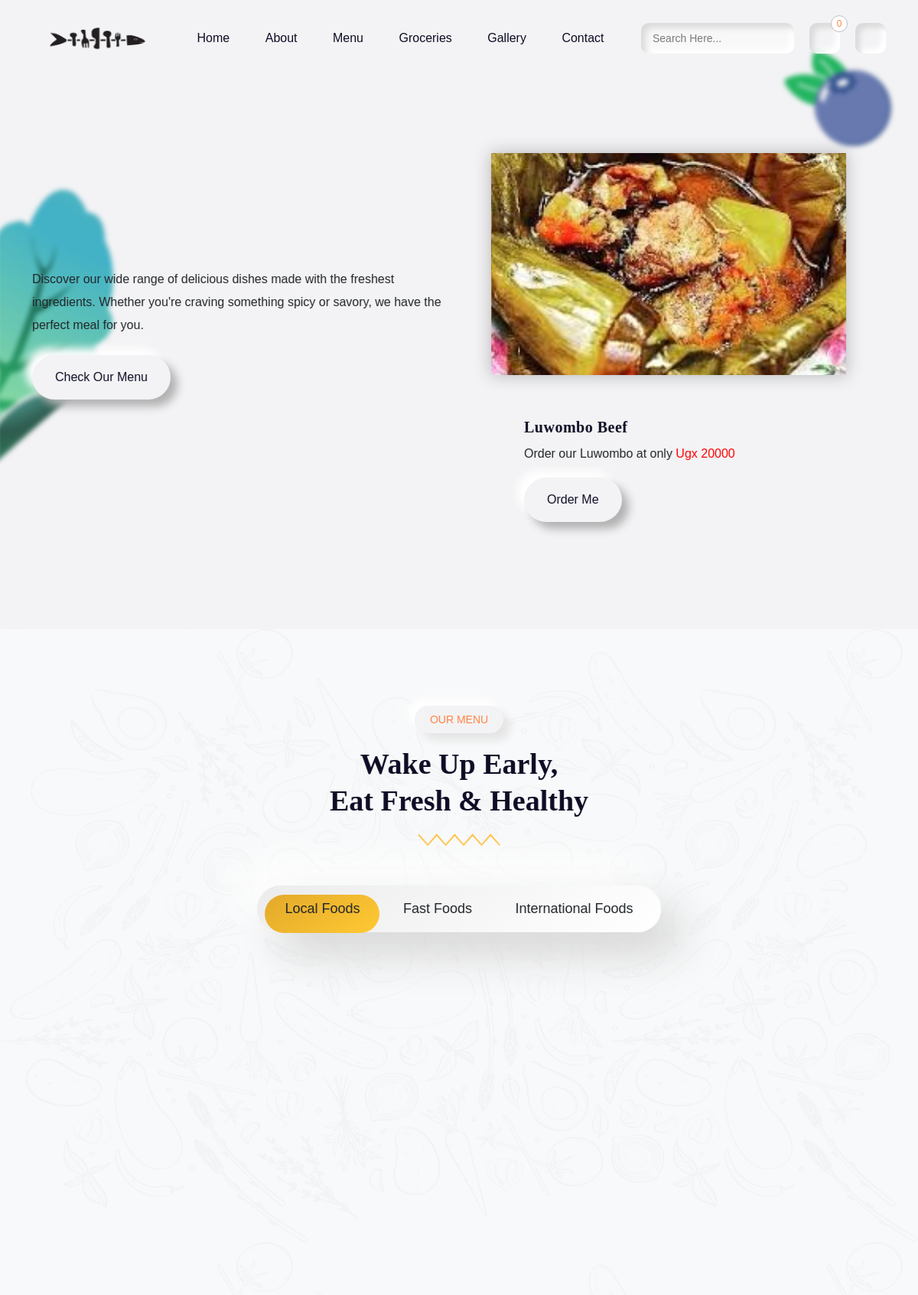
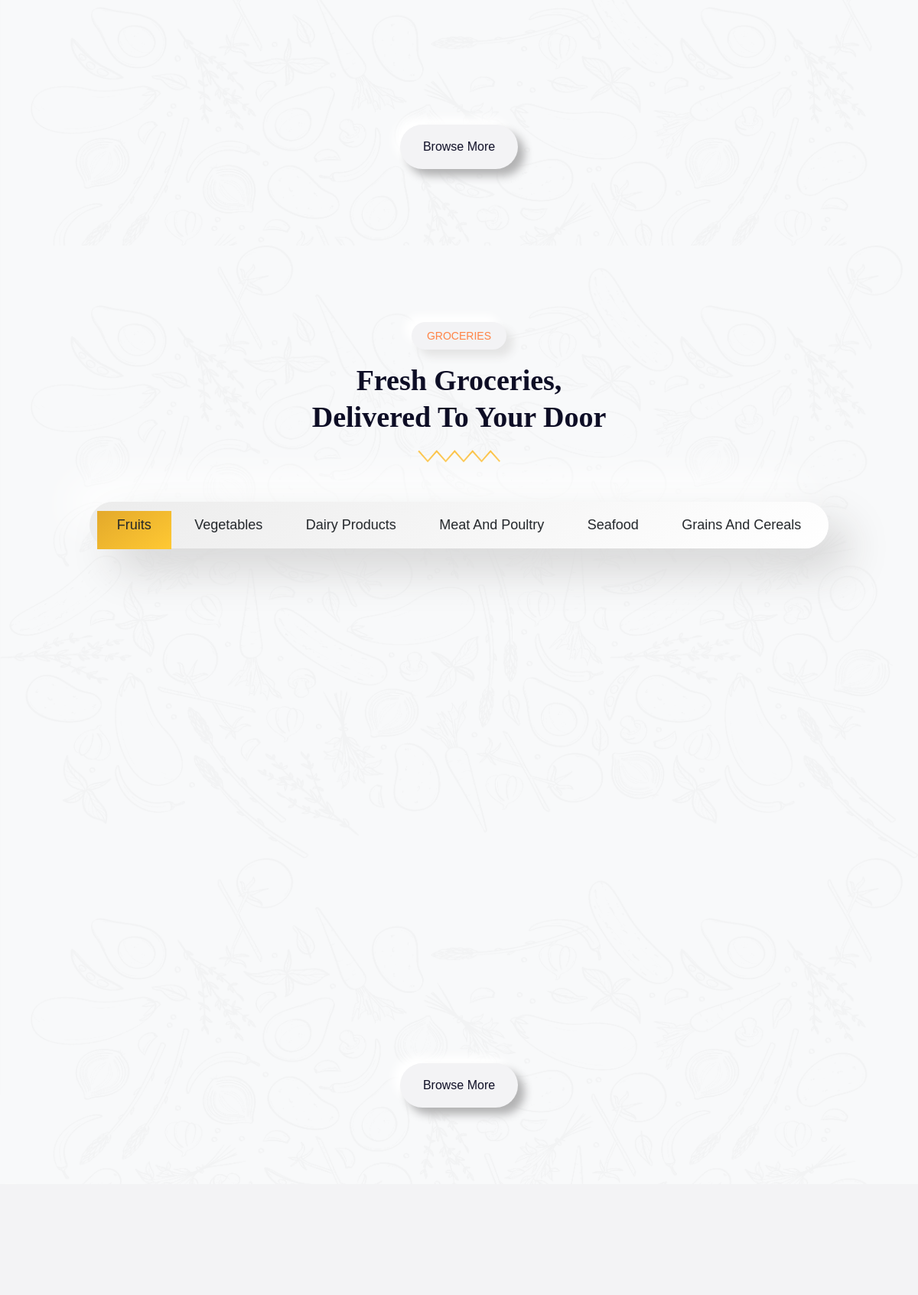
The page / (upper part) on the database its author committed (2 pictures, top to bottom).
### mainApp/models.py (models this page shows, shortened)
class Banner(models.Model):
    Title = models.CharField(max_length=100, default='')
    price = models.DecimalField(max_digits=50, decimal_places=0, default=0)
    text = models.CharField(max_length=100)
    image = models.ImageField(upload_to='banner_images/')

class Category(models.Model):
    name = models.CharField(max_length=100)
    def get_formatted_name(self):
        return self.name.lower().replace(" ", "-")

class GroceryCategory(models.Model):
    name = models.CharField(max_length=100)
    def get_formatted_groceryname(self):
        return self.name.lower().replace(" ", "-")

### mainApp/views.py (the view)
# urls.py: path('',views.index,name="index"),
def index(request):
    categories = Category.objects.all()
    menu_items = MenuItem.objects.all()[:12]
    grocery_items = Grocery.objects.all()[:12]
    grocery_categories = GroceryCategory.objects.all()[:6]
    banners = Banner.objects.first()
    bannertexts = BannerTexts.objects.first()
    banner1 = Food_Banner_1.objects.first()
    banner2 = Food_Banner_2.objects.first()
    questions = FAQ.objects.all()
    context = {
        'categories': categories,
        'menu_items': menu_items,
        'banners': banners,
        'bannertexts': bannertexts,
        'banner1': banner1,
        'banner2': banner2,
        'grocery_items': grocery_items,
        'questions': questions,
        'grocery_categories': grocery_categories,
         }
    return render (request, 'index.html', context)

### templates/index.html (shortened to what this page needs)
{% extends 'base.html' %}
{% load static %}
{% load humanize %}
{% block content %}
<section class="main-banner" id="home">
    <div class="js-parallax-scene">
        <div class="banner-shape-1 w-100" data-depth="0.30">
            <img src="{% static 'assets/images/berry.png' %}" alt="">
        </div>
    </div>
    <div class="sec-wp">
        <div class="container">
            <div class="row">
                <div class="col-lg-6">
                    <div class="banner-text">
                        <div class="typewriter-container">
                        </div>
                        <p class="hide-on-mobile">Discover our wide range of delicious dishes made with the
                            freshest ingredients. Whether you're craving something spicy or savory, we have
                            the perfect meal for you.</p>
                        <div class="banner-btn mt-4">
                            <a href="#menu" class="sec-btn">Check our Menu</a>
                        </div>
                    </div>
                </div>
                <div class="col-lg-6">
                    <div class="banner-img-wp">
                        <div class="banner-img" style="background-image: url({{banners.image.url}});">
                        </div>
                    </div>
                    <div class="banner-img-text mt-4 m-auto">
                        <h5 class="h5-title">{{banners.Title}}</h5>
                        <p>{{banners.text}} at only <span style="color: red;"> Ugx {{banners.price}}</span></p>
                        <a href="{% url 'orderme' 'anothermodel' banners.id %}" class="sec-btn">Order me</a>
                    </div>
                </div>
            </div>
        </div>
    </div>
</section>
<section style="background-image: url(assets/images/menu-bg.png);" class="our-menu section bg-light repeat-img .menu-tab"
    id="menu">
    <div class="sec-wp">
        <div class="container">
            <div class="row">
                <div class="col-lg-12">
                    <div class="sec-title text-center mb-5">
                        <p class="sec-sub-title mb-3">our menu</p>
                        <h2 class="h2-title">wake up early, <span>eat fresh & healthy</span></h2>
                        <div class="sec-title-shape mb-4">
                            <img src="{% static 'assets/images/title-shape.svg' %}" alt="">
                        </div>
                    </div>
                </div>
            </div>
            <div class="menu-tab-wp">
                <div class="row">
                    <div class="col-lg-12 m-auto">
                        <div class="menu-tab text-center">
                            <ul class="filters">
                                <div class="filter-active"></div>
                                {% for category in categories %}
                                <li class="filter" data-filter=".{{ category.get_formatted_name }}">
                                    {{ category.name }}
                                </li>
                                {% endfor %}
                            </ul>
                        </div>
                    </div>
                </div>
            </div>
            <div class="menu-list-row">
                <div class="row g-xxl-5 bydefault_show menu-dish" >
                </div>
            </div>
            <div class="text-center mt-4">
                <a href="/foods" class="sec-btn">Browse More</a>
            </div>
        </div>
    </div>
</section>
<section style="background-image: url(assets/images/menu-bg.png);" class="our-menu section bg-light repeat-img"
    id="grocery">
    <div class="sec-wp">
        <div class="container">
            <div class="row">
                <div class="col-lg-12">
                    <div class="sec-title text-center mb-5">
                        <p class="sec-sub-title mb-3">Groceries</p>
                        <h2 class="h2-title">Fresh groceries, <span>delivered to your door</span></h2>
                        <div class="sec-title-shape mb-4">
                            <img src="{% static 'assets/images/title-shape.svg' %}" alt="">
                        </div>
                    </div>
                </div>
            </div>
            <div class="menu-tab-wp">
                <div class="row">
                    <div class="col-lg-12 m-auto">
                        <div class="menu-tab text-center">
                            <ul class="groceryfilters">
                                <div class="groceryfilter-active"></div>
                               {% for grocery_category in grocery_categories %}
                                <li class="groceryfilter"  data-filter=".{{ grocery_category.get_formatted_groceryname }}">
                                    {{ grocery_category.name }}
                                </li>
                                {% endfor %}
                            </ul>
                        </div>
                    </div>
                </div>
            </div>
            <div class="menu-list-row">
                <div class="row g-xxl-5 bydefault grocery-dish" >
                </div>
            </div>
            <div class="text-center mt-4">
                <a href="/grocery-store" class="sec-btn">Browse More</a>
            </div>
        </div>
    </div>
</section>
<section class="two-col-sec section">
    <div class="container">
        <div class="row align-items-center">
            <div class="col-lg-5">
            </div>
        </div>
    </div>
</section>
{% endblock %}

### static/style.css (style rules this page uses)
body { font-family: 'Poppins', sans-serif; text-rendering: optimizeLegibility !important; background: #f3f3f5; }
body, html { overflow-x: hidden; }
img { max-width: 100%; }
a { background-color: transparent; text-decoration: none !important; outline: none !important; }
ul { list-style: none; margin: 0; padding: 0; }
* { -webkit-tap-highlight-color: transparent; }
.main-banner { padding: 200px 0 300px; min-height: 100vh; position: relative; }
.js-parallax-scene { position: absolute; top: 0; left: 0; width: 100%; height: 100%; }
.banner-img-wp { width: 100%; height: 100%; padding-left: 30px; }
.banner-img { width: 90%; height: 90%; background-size: cover; background-position: center; animation: biani 4.5s linear infinite alternate; box-shadow: 0 0px 20px rgba(36, 39, 37, 0.3); }
.banner-img-text .h5-title { text-transform: capitalize; letter-spacing: 0.5px; }
.banner-img-text { max-width: 400px; }
.banner-shape-1 img { position: absolute; left: 85%; top: 60px; max-width: 150px; pointer-events: none; filter: blur(3px); }
.sec-wp { position: relative; z-index: 4; }
h1, h2, h3, h4, h5, h6 { color: #0d0d25; font-family: 'Playfair Display', serif; font-weight: 900; }
p { font-size: 16px; line-height: 30px; }
.sec-btn { min-width: 120px; min-height: 58px; background: #f3f3f5; box-shadow: 9px 9px 12px #b2b2b3, -9px -9px 12px #ffffff; display: inline-flex; justify-content: center; align-items: center; border-radius: 30px; color: #0d0d25; text-transform: capitalize; text-align: center; border: none; cursor: pointer; outline: none !important; transition: 0.8s cubic-bezier(0.22, 0.78, 0.45, 1.02); overflow: hidden; position: relative; z-index: 2; padding: 6px 30px; }
.section { padding-top: 100px; padding-bottom: 100px; position: relative; }
.sec-sub-title { text-transform: uppercase; display: inline-block; background: #f3f3f5; box-shadow: 9px 9px 12px #e4e4e4, -9px -9px 12px #ffffff; padding: 3px 20px; border-radius: 60px; color: #ff8243; font-size: 14px; }
.h2-title { font-size: 46px; line-height: 56px; margin-bottom: 15px; text-transform: capitalize; position: relative; }
.h2-title span, .h3-title span, .h4-title span, .h5-title span, .sub-title span { display: block; }
.repeat-img { background-size: contain; background-repeat: repeat; }
.menu-tab-wp { margin-bottom: 80px; }
.menu-tab ul { padding: 10px; display: inline-block; border-radius: 60px; background: linear-gradient(145deg, #ececec, #ffffff); box-shadow: 28px 28px 55px #d4d4d4, -28px -28px 55px #ffffff; position: relative; z-index: 2; }
.menu-tab ul li, .menu-tab ul .filter-active { display: inline-flex; text-transform: capitalize; font-size: 18px; line-height: normal; cursor: pointer; padding: 10px 26px; border-radius: 30px; transition: 0.3s; justify-content: center; align-items: center; }
.filter-active { position: absolute; left: 0; top: 12px; min-height: 50px; z-index: -1; }
.groceryfilter-active { position: absolute; left: 0; top: 12px; min-height: 50px; z-index: -1; }
.menu-tab ul .filter-active { color: #ffffff; background: linear-gradient(145deg, #e3a92b, #ffc933); }
.menu-tab ul .groceryfilter-active { color: #ffffff; background: linear-gradient(145deg, #e3a92b, #ffc933); }
@media (max-width: 1399px) { .h2-title { font-size: 38px; line-height: 48px; } }
.typewriter-container { height: 150px; overflow: hidden; }

### rows shown on the page
Banner: image (picture), Title "Luwombo Beef", text "Order our Luwombo", price "20000"
Category: name "Local Foods"
Category: name "Fast Foods"
Category: name "International Foods"
GroceryCategory: name "Fruits"
GroceryCategory: name "Vegetables"
GroceryCategory: name "Dairy Products"
GroceryCategory: name "Meat And Poultry"
GroceryCategory: name "Seafood"
GroceryCategory: name "Grains And Cereals"
